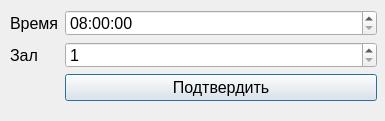
<?xml version="1.0" encoding="UTF-8"?>
<ui version="4.0">
 <class>Dialog</class>
 <widget class="QDialog" name="Dialog">
  <property name="geometry">
   <rect>
    <x>0</x>
    <y>0</y>
    <width>385</width>
    <height>121</height>
   </rect>
  </property>
  <property name="windowTitle">
   <string>Настройка сеанса</string>
  </property>
  <widget class="QWidget" name="formLayoutWidget">
   <property name="geometry">
    <rect>
     <x>10</x>
     <y>10</y>
     <width>367</width>
     <height>91</height>
    </rect>
   </property>
   <layout class="QFormLayout" name="formLayout">
    <item row="0" column="0">
     <widget class="QLabel" name="label_2">
      <property name="font">
       <font>
        <pointsize>12</pointsize>
       </font>
      </property>
      <property name="text">
       <string>Время</string>
      </property>
     </widget>
    </item>
    <item row="0" column="1">
     <widget class="QTimeEdit" name="TimeEdit">
      <property name="font">
       <font>
        <pointsize>12</pointsize>
       </font>
      </property>
      <property name="maximumTime">
       <time>
        <hour>22</hour>
        <minute>0</minute>
        <second>0</second>
       </time>
      </property>
      <property name="minimumTime">
       <time>
        <hour>8</hour>
        <minute>0</minute>
        <second>0</second>
       </time>
      </property>
     </widget>
    </item>
    <item row="1" column="0">
     <widget class="QLabel" name="label_3">
      <property name="font">
       <font>
        <pointsize>12</pointsize>
       </font>
      </property>
      <property name="text">
       <string>Зал</string>
      </property>
     </widget>
    </item>
    <item row="1" column="1">
     <widget class="QSpinBox" name="SpinBox">
      <property name="font">
       <font>
        <pointsize>12</pointsize>
       </font>
      </property>
      <property name="minimum">
       <number>1</number>
      </property>
     </widget>
    </item>
    <item row="2" column="1">
     <widget class="QPushButton" name="ConfirmSessionBtn">
      <property name="font">
       <font>
        <pointsize>12</pointsize>
       </font>
      </property>
      <property name="text">
       <string>Подтвердить</string>
      </property>
     </widget>
    </item>
   </layout>
  </widget>
 </widget>
 <resources/>
 <connections/>
</ui>
